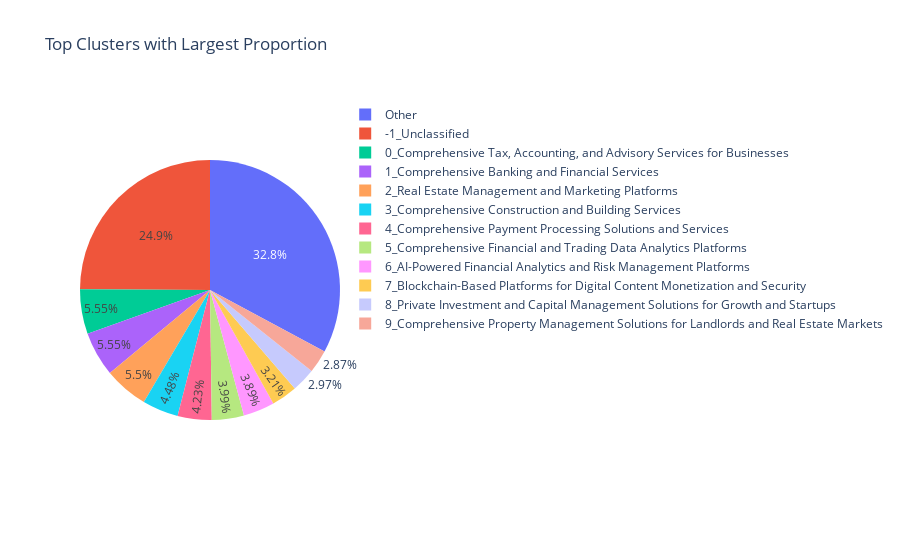

The code cell stored with this chart in its notebook:
### Code cell
pie_chart_analysis(df)

### Figure 1 — Plotly figure (JSON) as saved in the notebook; plotly's stock layout.template omitted (floating-point values rounded to 4 significant figures)
{"data": [{"domain": {"x": [0, 1], "y": [0, 1]}, "hovertemplate": "Cluster=%{label}<br>count=%{value}<extra></extra>", "labels": ["-1_Unclassified", "0_Comprehensive Tax, Accounting, and Advisory Services for Businesses", "1_Comprehensive Banking and Financial Services", "2_Real Estate Management and Marketing Platforms", "3_Comprehensive Construction and Building Services", "4_Comprehensive Payment Processing Solutions and Services", "5_Comprehensive Financial and Trading Data Analytics Platforms", "6_AI-Powered Financial Analytics and Risk Management Platforms", "7_Blockchain-Based Platforms for Digital Content Monetization and Security", "8_Private Investment and Capital Management Solutions for Growth and Startups", "9_Comprehensive Property Management Solutions for Landlords and Real Estate Markets", "Other"], "legendgroup": "", "name": "", "showlegend": true, "type": "pie", "values": [512, 114, 114, 113, 92, 87, 82, 80, 66, 61, 59, 675]}], "layout": {"legend": {"tracegroupgap": 0}, "title": {"text": "Top Clusters with Largest Proportion"}}}
